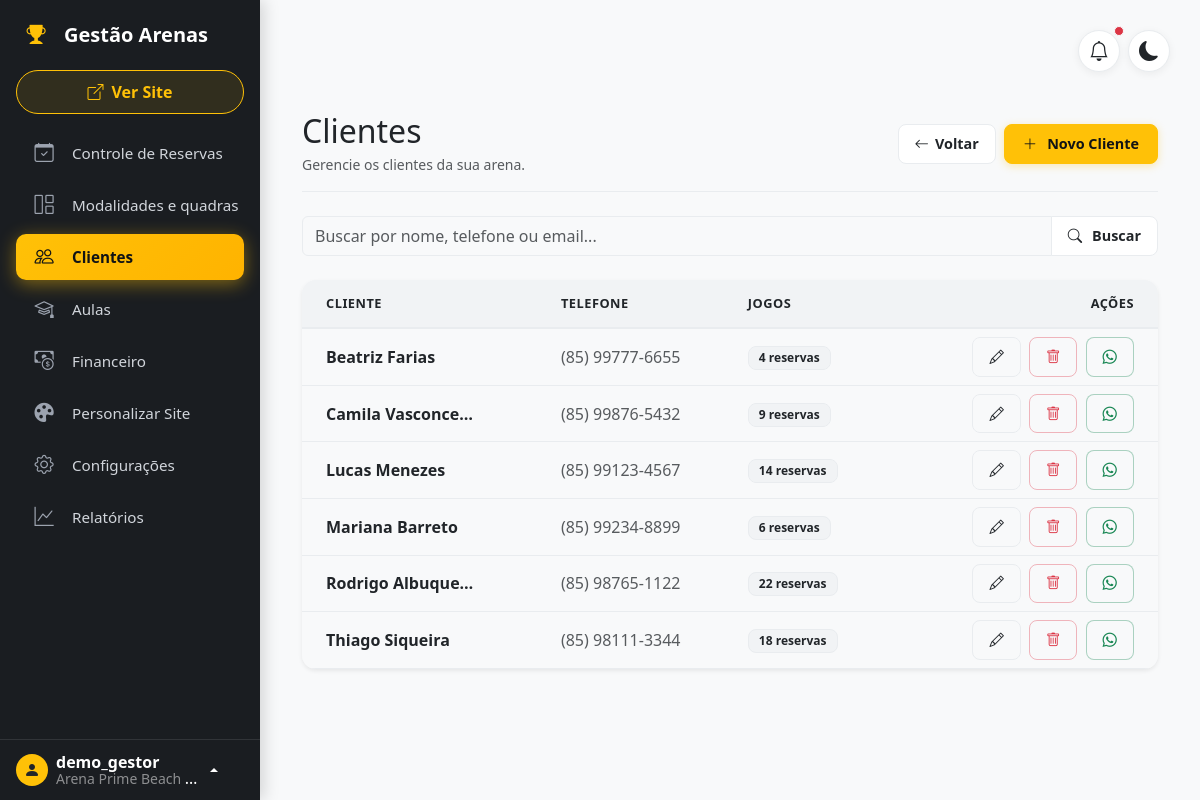
The page /gestao/arena-demo/clientes/ (signed in) on the database its author committed.
### apps/saas/models.py (models this page shows, shortened)
class Arena(TimeStampedModel):
    users = models.ManyToManyField(User, related_name='arenas', blank=True, verbose_name="Usuários da Arena")
    name = models.CharField(max_length=100, verbose_name="Nome da Arena")
    slug = models.SlugField(max_length=100, unique=True, verbose_name="URL (Slug)")
    owner_name = models.CharField(max_length=100, verbose_name="Nome do Proprietário")
    owner_phone = models.CharField(max_length=25, blank=True, null=True, verbose_name="WhatsApp / Telefone do Dono")
    owner_email = models.EmailField(blank=True, null=True, verbose_name="E-mail do Dono")
    cnpj = models.CharField(max_length=20, blank=True, null=True, verbose_name="CNPJ")
    monthly_fee = models.DecimalField(max_digits=10, decimal_places=2, default=0, verbose_name="Valor da Mensalidade (R$)")
    due_day = models.PositiveSmallIntegerField(default=10, verbose_name="Dia de Vencimento")
    is_active = models.BooleanField(default=True, verbose_name="Arena Ativa?")
    class Meta:
        verbose_name = "Arena"
        verbose_name_plural = "Arenas"

### apps/backoffice/models.py (models this page shows, shortened)
class Customer(TimeStampedModel):
    arena = models.ForeignKey(Arena, on_delete=models.CASCADE, related_name='customers')
    name = models.CharField(max_length=100, verbose_name="Nome Completo")
    phone = models.CharField(max_length=20, verbose_name="WhatsApp")
    email = models.EmailField("Email", blank=True, null=True)
    cpf = models.CharField("CPF", max_length=14, blank=True, null=True)
    birth_date = models.DateField("Data de Nascimento", blank=True, null=True)
    observation = models.TextField("Observações", blank=True)
    total_bookings = models.PositiveIntegerField(default=0, verbose_name="Total de Jogos")
    is_blocked = models.BooleanField(default=False, verbose_name="Bloqueado?")
    objects = TenantManager()
    @property
    def formatted_phone(self):
        if not self.phone:
            return ""
        p = self.phone
        if len(p) == 11:
            return f"({p[:2]}) {p[2:7]}-{p[7:]}"
        elif len(p) == 10:
            return f"({p[:2]}) {p[2:6]}-{p[6:]}"
        return p
    class Meta:
        verbose_name = "Cliente"
        verbose_name_plural = "Clientes"
        unique_together = ['arena', 'phone']

### apps/backoffice/views/customer_views.py (the view, shortened to what this page needs)
# urls.py: path('<slug:arena_slug>/clientes/', CustomerListView.as_view(), name='customer_list'),
class CustomerListView(ArenaOwnerRequiredMixin, ListView):
    model = Customer
    template_name = 'backoffice/customers/customer_list.html'
    context_object_name = 'customers'
    paginate_by = 20
    def get_queryset(self):
        arena = Arena.objects.get(slug=self.kwargs['arena_slug'])
        queryset = Customer.objects.filter(arena=arena).order_by('name', 'id')
        q = self.request.GET.get('q')
        if q:
            queryset = queryset.filter(
                Q(name__icontains=q) |
                Q(phone__icontains=q) |
                Q(email__icontains=q)
            )
        return queryset
    def get_context_data(self, **kwargs):
        context = super().get_context_data(**kwargs)
        arena = Arena.objects.get(slug=self.kwargs['arena_slug'])
        context['arena'] = arena
        page_obj = context.get('page_obj')
        if page_obj and page_obj.has_next():
            qp_next = self.request.GET.copy()
            qp_next['page'] = page_obj.next_page_number()
            context['next_page_url'] = f"?{qp_next.urlencode()}"
        else:
            context['next_page_url'] = None
        return context
    def render_to_response(self, context, **response_kwargs):
        return super().render_to_response(context, **response_kwargs)

### apps/backoffice/context_processors.py (called while the page is built)
def arena_context(request):
    if request.user.is_authenticated and hasattr(request.user, 'arena'):
        return {'arena': request.user.arena}
    return {}

### apps/backoffice/mixins.py (called while the page is built)
    def test_func(self):
        slug = self.kwargs.get('arena_slug')
        if not slug:
            return True  # Deixa passar se a view não tem slug (ex: roteador)
        arena = get_object_or_404(Arena, slug=slug)
        return self.request.user in arena.users.all()

### apps/core/context_processors.py (called while the page is built)
def user_arenas_context(request):
    if not request.user.is_authenticated:
        return {}
    my_arenas = Arena.objects.filter(users=request.user, is_active=True).values('name', 'slug')
    return {
        'my_arenas': my_arenas
    }

### apps/core/models.py (called while the page is built)
    def get_queryset(self):
        return TenantQuerySet(self.model, using=self._db)

### apps/backoffice/templates/backoffice/customers/customer_list.html (shortened to what this page needs)
{% extends 'backoffice/base_dashboard.html' %}
{% block content %}
<div class="container-fluid py-3">
    <div class="d-flex justify-content-between align-items-md-center flex-column flex-md-row gap-3 mb-4 border-bottom pb-3">
        <div>
            <h1 class="h2 mb-1">Clientes</h1>
            <p class="text-body-secondary small mb-0">Gerencie os clientes da sua arena.</p>
        </div>
        <div class="d-grid gap-2 d-md-flex justify-content-md-end ms-md-auto">
            <a href="{% url 'backoffice:dashboard' arena_slug=arena.slug %}" class="btn btn-action">
                <i class="bi bi-arrow-left"></i> Voltar
            </a>
            <button type="button" class="btn btn-action-primary" onclick="openNewCustomerModal();">
                <i class="bi bi-plus-lg me-1"></i> Novo Cliente
            </button>
        </div>
    </div>
    <form method="get" class="w-100 mb-4">
        <div class="input-group">
            <input type="text" name="q" class="form-control" placeholder="Buscar por nome, telefone ou email..." value="{{ request.GET.q }}">
            <button type="submit" class="btn btn-action d-flex align-items-center">
                <i class="bi bi-search"></i> <span class="d-none d-sm-inline ms-1">Buscar</span>
            </button>
        </div>
    </form>
    <div class="card shadow-sm border-0 overflow-hidden">
        <div class="card-body p-0">
            <div class="table-responsive" id="table-scroll-container">
                <table class="table align-middle mb-0 table-hover">
                    <thead class="customer-thead">
                        <tr>
                            <th class="ps-4">
                                Cliente
                            </th>
                            <th class="d-none d-sm-table-cell">Telefone</th>
                            <th class="d-none d-sm-table-cell">Jogos</th>
                            <th class="text-end pe-3 pe-sm-4">Ações</th>
                        </tr>
                    </thead>
                    <tbody id="customers-tbody">
                        {% include 'backoffice/customers/_customer_rows.html' %}
                    </tbody>
                </table>
            </div>
        </div>
    </div>
</div>
{% endblock %}

### apps/backoffice/templates/backoffice/base_dashboard.html (shortened to what this page needs)
<!DOCTYPE html>
<html lang="pt-br" data-bs-theme="light">
<head>
    <link href="https://cdn.jsdelivr.net/npm/bootstrap@5.3.0/dist/css/bootstrap.min.css" rel="stylesheet">
    <link rel="stylesheet" href="https://cdn.jsdelivr.net/npm/bootstrap-icons@1.10.0/font/bootstrap-icons.css">
</head>
<body class="bg-body-tertiary">
<div class="d-flex" style="min-height: 100vh;">
    <nav class="sidebar" id="sidebar">
        <div class="sidebar-header" id="logo-toggle">
            <div class="nav-icon text-warning"><i class="bi bi-trophy-fill"></i></div>
            <span class="fs-5 fw-bold sidebar-text">Gestão Arenas</span>
        </div>
        <div class="sidebar-btn-container">
            <a href="{% url 'scheduler:arena_home' arena_slug=arena.slug %}" target="_blank" class="btn btn-outline-primary btn-agendamento">
                <i class="bi bi-box-arrow-up-right"></i>
                <span class="sidebar-text ms-2">Ver Site</span>
            </a>
        </div>
        <div class="sidebar-menu">
            <a href="{% url 'backoffice:dashboard' arena_slug=arena.slug %}" class="nav-link text-decoration-none " title="Controle de Reservas">
                <div class="nav-icon"><i class="bi bi-calendar-check"></i></div>
                <span class="sidebar-text">Controle de Reservas</span>
            </a>
            <a href="{% url 'backoffice:court_list' arena_slug=arena.slug %}" class="nav-link text-decoration-none {% if 'quadras' in request.path or 'modalidades' in request.path %}active{% endif %}" title="Modalidades e quadras">
                <div class="nav-icon"><i class="bi bi-grid-1x2"></i></div>
                <span class="sidebar-text">Modalidades e quadras</span>
            </a>
            <a href="{% url 'backoffice:customer_list' arena_slug=arena.slug %}" class="nav-link text-decoration-none {% if 'clientes' in request.path %}active{% endif %}" title="Clientes">
                <div class="nav-icon"><i class="bi bi-people"></i></div>
                <span class="sidebar-text">Clientes</span>
            </a>
            <a href="{% url 'lessons:aulas' arena_slug=arena.slug %}" class="nav-link text-decoration-none " title="Aulas">
                <div class="nav-icon"><i class="bi bi-mortarboard"></i></div>
                <span class="sidebar-text">Aulas</span>
            </a>
            <a href="{% url 'lessons:financial_list' arena_slug=arena.slug %}" class="nav-link text-decoration-none {% if 'financeiro' in request.path and 'configuracoes' not in request.path %}active{% endif %}" title="Financeiro">
                <div class="nav-icon"><i class="bi bi-cash-coin"></i></div>
                <span class="sidebar-text">Financeiro</span>
            </a>
            <a href="{% url 'backoffice:site_customize' arena_slug=arena.slug %}" class="nav-link text-decoration-none {% if 'personalizar' in request.path %}active{% endif %}" title="Personalizar Site">
                <div class="nav-icon"><i class="bi bi-palette-fill"></i></div>
                <span class="sidebar-text">Personalizar Site</span>
            </a>
            <a href="{% url 'backoffice:arena_config' arena_slug=arena.slug %}" class="nav-link text-decoration-none " title="Configurações">
                <div class="nav-icon"><i class="bi bi-gear"></i></div>
                <span class="sidebar-text">Configurações</span>
            </a>
            <a href="{% url 'backoffice:reports' arena_slug=arena.slug %}" class="nav-link text-decoration-none {% if 'relatorios' in request.path %}active{% endif %}" title="Relatórios">
                <div class="nav-icon"><i class="bi bi-graph-up"></i></div>
                <span class="sidebar-text">Relatórios</span>
            </a>
        </div>
        <div class="sidebar-footer">
            <div class="dropdown dropup">
                <a href="#" class="user-dropdown-toggle dropdown-toggle" id="dropdownUser1" data-bs-toggle="dropdown" aria-expanded="false" data-bs-display="static">
                    <div class="rounded-circle bg-warning text-dark d-flex align-items-center justify-content-center flex-shrink-0" style="width: 32px; height: 32px;">
                        <i class="bi bi-person-fill"></i>
                    </div>
                    <div class="sidebar-text ms-2 lh-1 text-truncate" style="max-width: 150px;">
                        <strong class="d-block">{{ user.username }}</strong>
                        <small class="text-white-50">{{ arena.name }}</small>
                    </div>
                </a>
            </div>
        </div>
    </nav>
    <main class="content">
        <div class="d-flex justify-content-between align-items-center mb-4 gap-3">
            <div class="d-flex align-items-center gap-2">
                <button class="topbar-action-btn" type="button" title="Notificações">
                    <i class="bi bi-bell fs-5"></i>
                    <span class="position-absolute top-0 start-100 translate-middle p-1 bg-danger border border-light rounded-circle">
                    </span>
                </button>
                <button id="theme-toggle" class="topbar-action-btn" type="button" title="Alternar tema claro/escuro">
                    <i class="bi bi-moon-fill fs-5" id="theme-icon"></i>
                </button>
            </div>
        </div>
        {% block content %}{% endblock %}
    </main>
</div>
</body>
</html>

### apps/backoffice/templates/backoffice/customers/_customer_rows.html (shortened to what this page needs)
{% for customer in customers %}
<tr style="cursor: pointer;" onclick="window.location='{% url 'backoffice:customer_detail' arena_slug=arena.slug pk=customer.pk %}'">
    <td class="ps-4">
        <div class="fw-bold text-body text-truncate" style="max-width: 150px;">{{ customer.name }}</div>
    </td>
    <td class="text-nowrap d-none d-sm-table-cell">
        <span class="text-body-secondary">{{ customer.formatted_phone }}</span>
    </td>
    <td class="d-none d-sm-table-cell">
        <span class="badge customer-badge">
            {{ customer.total_bookings }} reserva{{ customer.total_bookings|pluralize }}
        </span>
    </td>
    <td class="text-end pe-3 pe-sm-4 text-nowrap">
        <button type="button" class="btn btn-sm btn-action ms-1" title="Editar Cliente"
                data-id="{{ customer.pk }}"
                data-name="{{ customer.name|escape }}"
                data-phone="{{ customer.phone }}"
                data-email="{{ customer.email|default:'' }}"
                data-cpf="{{ customer.cpf|default:'' }}"
                data-birth-date="{{ customer.birth_date|date:'Y-m-d'|default:'' }}"
                data-observation="{{ customer.observation|default:''|escape }}"
                data-url="{% url 'backoffice:customer_edit' arena_slug=arena.slug pk=customer.pk %}"
                onclick="event.stopPropagation(); openEditCustomerModal(this);">
            <i class="bi bi-pencil"></i>
        </button>
        <button type="button" class="btn btn-sm btn-action-danger ms-1" title="Excluir Cliente"
                data-id="{{ customer.pk }}"
                data-name="{{ customer.name|escape }}"
                data-url="{% url 'backoffice:customer_delete' arena_slug=arena.slug pk=customer.pk %}"
                onclick="event.stopPropagation(); openDeleteCustomerModal(this);">
            <i class="bi bi-trash"></i>
        </button>
        {% if customer.phone %}
        <a href="https://wa.me/55{{ customer.phone }}" target="_blank" class="btn btn-sm btn-action text-success ms-1" title="WhatsApp" style="border-color: rgba(25, 135, 84, 0.35);" onclick="event.stopPropagation();">
            <i class="bi bi-whatsapp"></i>
        </a>
        {% endif %}
    </td>
</tr>
{% endfor %}

### apps/backoffice/templates/backoffice/customers/customer_list.html (style rules this page uses)
#table-scroll-container { max-height: 65vh; overflow-y: auto; }
.customer-thead th { position: sticky; top: 0; z-index: 10; background-color: var(--bs-tertiary-bg); color: var(--bs-body-color); font-weight: 800; font-size: 0.8rem; letter-spacing: 0.5px; text-transform: uppercase; border-bottom: 2px solid var(--bs-border-color); padding-top: 14px; padding-bottom: 14px; }
.customer-badge { background-color: var(--bs-tertiary-bg); color: var(--bs-body-color); border: 1px solid var(--bs-border-color); font-weight: 600; padding: 5px 10px; border-radius: 8px; }

### rows shown on the page
Arena: name "Arena Prime Beach…"
Customer: name "Beatriz Farias", formatted_phone "(85) 99777-6655", total_bookings "4"
Customer: name "Camila Vasconce…", formatted_phone "(85) 99876-5432", total_bookings "9"
Customer: name "Lucas Menezes", formatted_phone "(85) 99123-4567", total_bookings "14"
Customer: name "Mariana Barreto", formatted_phone "(85) 99234-8899", total_bookings "6"
Customer: name "Rodrigo Albuque…", formatted_phone "(85) 98765-1122", total_bookings "22"
Customer: name "Thiago Siqueira", formatted_phone "(85) 98111-3344", total_bookings "18"

### other values the page prints
{{ user.username }} "demo_gestor"
